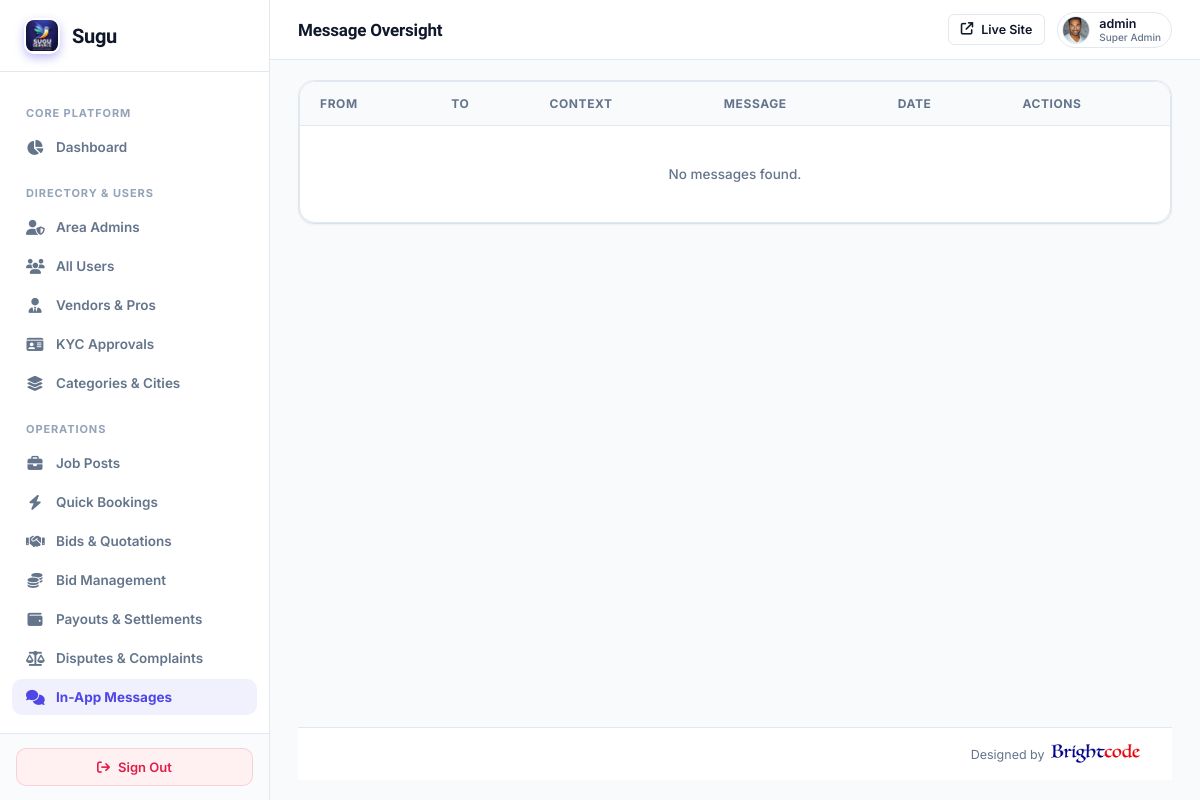
The app's page /super-admin/messages/ (signed in), older data.
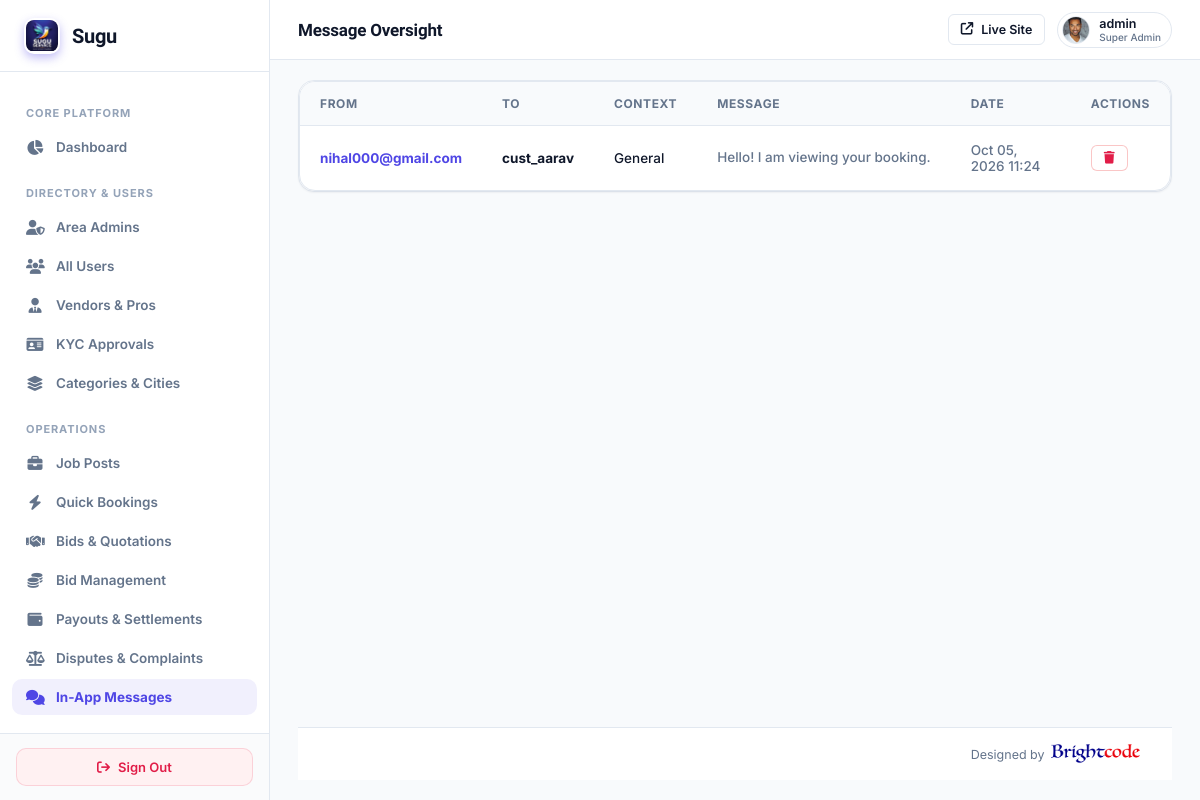
The same page, newer data.
### myapp/models.py (models this page shows, shortened)
class CustomUser(AbstractUser):
    ROLE_CHOICES = (
        ('ADMIN', 'Admin'),
        ('VENDOR', 'Vendor'),
        ('USER', 'User'),
    )
    role = models.CharField(max_length=20, choices=ROLE_CHOICES, default='USER')
    assigned_state = models.CharField(max_length=100, blank=True, null=True, help_text="Assigned State/Territory for Area Admin")
    assigned_city = models.CharField(max_length=100, blank=True, null=True, help_text="Assigned City (optional) for Area Admin")

class UserProfile(models.Model):
    user = models.OneToOneField(CustomUser, on_delete=models.CASCADE, related_name='user_profile')
    phone_number = models.CharField(max_length=20, blank=True, null=True)
    city = models.CharField(max_length=100, blank=True, null=True)
    state = models.CharField(max_length=100, blank=True, null=True)
    profile_image = models.ImageField(upload_to='user_profiles/', null=True, blank=True)

class Message(models.Model):
    sender = models.ForeignKey(CustomUser, on_delete=models.CASCADE, related_name='sent_messages')
    receiver = models.ForeignKey(CustomUser, on_delete=models.CASCADE, related_name='received_messages')
    job = models.ForeignKey('Job', on_delete=models.SET_NULL, null=True, blank=True, related_name='messages')
    quick_service = models.ForeignKey('QuickService', on_delete=models.SET_NULL, null=True, blank=True, related_name='messages')
    content = models.TextField()
    attachment = models.FileField(upload_to='message_attachments/', null=True, blank=True)
    is_read = models.BooleanField(default=False)
    created_at = models.DateTimeField(auto_now_add=True)

### myapp/super_admin_views.py (the view)
# urls.py: path('super-admin/messages/', super_admin_views.super_admin_messages, name='super_admin_messages'),
@sa_required
def super_admin_messages(request):
    msgs_qs = Message.objects.all().select_related('sender', 'receiver').order_by('-created_at')
    paginator = Paginator(msgs_qs, 10)
    page_num = request.GET.get('page', 1)
    try:
        msgs = paginator.page(page_num)
    except (EmptyPage, PageNotAnInteger):
        msgs = paginator.page(1)
    page_range = paginator.get_elided_page_range(msgs.number, on_each_side=2, on_ends=1)
    return render(request, 'superadmin/messages.html', {'chat_messages': msgs, 'page_range': page_range})

### myapp/super_admin_views.py (called while the page is built)
def sa_required(view_func):
    from functools import wraps
    @wraps(view_func)
    def wrapper(request, *args, **kwargs):
        if not request.user.is_authenticated or not request.user.is_superuser:
            return redirect(f'{LOGIN_URL}?next={request.path}')
        return view_func(request, *args, **kwargs)
    return wrapper

### templates/superadmin/messages.html (shortened to what this page needs)
{% extends 'superadmin/base.html' %}
{% block header_title %}Message Oversight{% endblock %}
{% block content %}
<div class="card" style="padding: 0;">
  <div class="table-container">
    <table>
      <thead>
        <tr>
          <th>From</th>
          <th>To</th>
          <th>Context</th>
          <th>Message</th>
          <th>Date</th>
          <th>Actions</th>
        </tr>
      </thead>
      <tbody>
        {% for msg in chat_messages %}
        <tr>
          <td><strong style="color: var(--accent);">{{ msg.sender.username }}</strong></td>
          <td><strong>{{ msg.receiver.username }}</strong></td>
          <td>
            {% if msg.job %}Job: {{ msg.job.title }}
            {% elif msg.quick_service %}QS: {{ msg.quick_service.title }}
            {% else %}General{% endif %}
          </td>
          <td><span style="display: inline-block; max-width: 250px; white-space: nowrap; overflow: hidden; text-overflow: ellipsis; color: var(--text-muted);">{{ msg.content }}</span></td>
          <td style="color: var(--text-muted);">{{ msg.created_at|date:"M d, Y H:i" }}</td>
          <td>
            <a href="{% url 'super_admin_message_delete' msg.id %}" class="btn btn-outline btn-sm" style="border-color: rgba(239,68,68,0.3);" onclick="return confirm('Delete this message?')">
              <i class="fa-solid fa-trash" style="color: var(--danger);"></i>
            </a>
          </td>
        </tr>
        {% empty %}
        <tr><td colspan="6" style="text-align: center; padding: 40px; color: var(--text-muted);">No messages found.</td></tr>
        {% endfor %}
      </tbody>
    </table>
  </div>
</div>
{% endblock %}

### templates/superadmin/base.html (shortened to what this page needs)
{% load static %}
<!DOCTYPE html>
<html lang="en">
<head>
  <link rel="stylesheet" href="https://cdnjs.cloudflare.com/ajax/libs/font-awesome/6.5.2/css/all.min.css">
</head>
<body>
  <aside class="sidebar">
    <a href="{% url 'super_admin_dashboard' %}" class="sidebar-brand">
      <div class="sidebar-brand-icon" style="background:transparent;padding:0;overflow:hidden;display:flex;align-items:center;justify-content:center;">
        <img src="{% static 'assets/images/logo.png' %}" alt="Sugu" style="width:32px;height:32px;border-radius:8px;object-fit:contain;">
      </div>
      <span>Sugu</span>
    </a>
    <div class="sidebar-nav">
      <div class="nav-section">Core Platform</div>
      <a href="{% url 'super_admin_dashboard' %}" class="nav-item {% if request.path == '/super-admin/' %}active{% endif %}">
        <i class="fa-solid fa-chart-pie"></i>
        <span>Dashboard</span>
      </a>
      <div class="nav-section">Directory & Users</div>
      <a href="{% url 'super_admin_area_admins' %}" class="nav-item {% if 'area-admins' in request.path %}active{% endif %}">
        <i class="fa-solid fa-user-shield"></i>
        <span>Area Admins</span>
      </a>
      <a href="{% url 'super_admin_users' %}" class="nav-item {% if 'users' in request.path and 'area-admins' not in request.path and 'landing' not in request.path %}active{% endif %}">
        <i class="fa-solid fa-users"></i>
        <span>All Users</span>
      </a>
      <a href="{% url 'super_admin_vendors' %}" class="nav-item {% if 'vendors' in request.path %}active{% endif %}">
        <i class="fa-solid fa-user-tie"></i>
        <span>Vendors & Pros</span>
      </a>
      <a href="{% url 'super_admin_kyc' %}" class="nav-item {% if 'kyc' in request.path %}active{% endif %}">
        <i class="fa-solid fa-id-card"></i>
        <span>KYC Approvals</span>
      </a>
      <a href="{% url 'super_admin_cms' %}" class="nav-item {% if '/cms/' in request.path and 'landing' not in request.path %}active{% endif %}">
        <i class="fa-solid fa-layer-group"></i>
        <span>Categories &amp; Cities</span>
      </a>
      <div class="nav-section">Operations</div>
      <a href="{% url 'super_admin_jobs' %}" class="nav-item {% if 'jobs' in request.path and 'landing' not in request.path %}active{% endif %}">
        <i class="fa-solid fa-briefcase"></i>
        <span>Job Posts</span>
      </a>
      <a href="{% url 'super_admin_quick_services' %}" class="nav-item {% if '/super-admin/quick-services' in request.path and 'landing' not in request.path %}active{% endif %}">
        <i class="fa-solid fa-bolt"></i>
        <span>Quick Bookings</span>
      </a>
      <a href="{% url 'super_admin_bids' %}" class="nav-item {% if 'bids' in request.path and 'landing' not in request.path %}active{% endif %}">
        <i class="fa-solid fa-handshake"></i>
        <span>Bids & Quotations</span>
      </a>
      <a href="{% url 'super_admin_bid_plans' %}" class="nav-item {% if 'bid-plans' in request.path or 'subscriptions' in request.path %}active{% endif %}">
        <i class="fa-solid fa-coins"></i>
        <span>Bid Management</span>
      </a>
      <a href="{% url 'super_admin_payouts' %}" class="nav-item {% if 'payouts' in request.path %}active{% endif %}">
        <i class="fa-solid fa-wallet"></i>
        <span>Payouts &amp; Settlements</span>
      </a>
      <a href="{% url 'super_admin_disputes' %}" class="nav-item {% if 'disputes' in request.path %}active{% endif %}">
        <i class="fa-solid fa-scale-balanced"></i>
        <span>Disputes &amp; Complaints</span>
      </a>
      <a href="{% url 'super_admin_messages' %}" class="nav-item {% if 'messages' in request.path %}active{% endif %}">
        <i class="fa-solid fa-comments"></i>
        <span>In-App Messages</span>
      </a>
      <div class="nav-section" style="color: var(--accent); font-weight: 800;">Landing Page CMS</div>
    </div>
    <div class="sidebar-footer">
      <a href="{% url 'logout' %}" class="btn-logout">
        <i class="fa-solid fa-arrow-right-from-bracket"></i>
        <span>Sign Out</span>
      </a>
    </div>
  </aside>
  <main class="main-area">
    <header class="header">
      <div class="header-title">
        {% block header_title %}Control Center{% endblock %}
      </div>
      <div class="header-actions">
        <a href="/" target="_blank" class="btn btn-outline btn-sm" title="Preview Public Site">
          <i class="fa-solid fa-arrow-up-right-from-square"></i>
          <span>Live Site</span>
        </a>
        <div class="admin-profile" style="display: flex; align-items: center; gap: 9px; padding: 3px 10px 3px 4px; background: #ffffff; border-radius: 20px; border: 1px solid #e2e8f0;">
          {% if request.user.user_profile.profile_image %}
            <img src="{{ request.user.user_profile.profile_image.url }}" alt="{{ request.user.username }}" style="width: 28px; height: 28px; border-radius: 50%; object-fit: cover; border: 1px solid #e2e8f0; flex-shrink: 0;">
          {% else %}
            <div class="avatar" style="width: 28px; height: 28px; font-size: 12px; background: #f1f5f9; color: #475569; border: 1px solid #e2e8f0;">
              {{ request.user.username|slice:":1"|upper }}
            </div>
          {% endif %}
          <div style="font-size: 12.5px; font-weight: 600; color: #0f172a; line-height: 1.2;">
            {{ request.user.username }}
            <span style="display: block; font-size: 10px; color: #64748b; font-weight: 500;">Super Admin</span>
          </div>
        </div>
      </div>
    </header>
    <div class="content-wrapper" style="display:flex; flex-direction:column; min-height:calc(100vh - 64px);">
      <div class="content-container" style="flex:1;">
        {% block content %}{% endblock %}
      </div>
      <footer class="superadmin-footer" style="padding:16px 32px; background:#ffffff; border-top:1px solid #e2e8f0; display:flex; justify-content:flex-end; align-items:center; font-size:12.5px; color:#64748b; margin-top:auto;">
        <div style="display:flex; align-items:center; gap:6px;">
          <span>Designed by</span>
          <a href="https://www.brightcodess.com/" target="_blank" rel="noopener noreferrer" style="display:inline-flex; align-items:center; text-decoration:none;">
            <img src="/static/assets/images/brightcode.png" alt="Brightcode" style="height:20px; vertical-align:middle; display:inline-block;" onerror="this.style.display='none'; this.nextElementSibling.style.display='inline';"><span style="display:none; color:#007bff; font-weight:600;">Brightcode</span>
          </a>
        </div>
      </footer>
    </div>
  </main>
</body>
</html>

Row changes from the older to the newer data that the page shows:
added Message: sender.username "nihal000@gmail.com", receiver.username "cust_aarav", shows "General", content "Hello! I am viewing your booking.", created_at "Oct 05, 2026 11:24"
Text that changed along with them:
text no longer shown: "No messages found."
